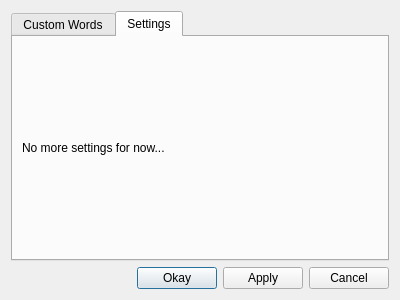
<?xml version="1.0" encoding="UTF-8"?>
<ui version="4.0">
 <class>settingsDialog</class>
 <widget class="QDialog" name="settingsDialog">
  <property name="geometry">
   <rect>
    <x>0</x>
    <y>0</y>
    <width>400</width>
    <height>300</height>
   </rect>
  </property>
  <property name="windowTitle">
   <string>Settings</string>
  </property>
  <layout class="QVBoxLayout" name="verticalLayout_2">
   <item>
    <widget class="QTabWidget" name="tabWidget">
     <property name="currentIndex">
      <number>1</number>
     </property>
     <widget class="QWidget" name="customWordlistTab">
      <attribute name="title">
       <string>Custom Words</string>
      </attribute>
      <layout class="QGridLayout" name="gridLayout">
       <item row="1" column="0">
        <widget class="QTextEdit" name="customWordsTextEdit">
         <property name="undoRedoEnabled">
          <bool>false</bool>
         </property>
         <property name="lineWrapMode">
          <enum>QTextEdit::NoWrap</enum>
         </property>
         <property name="acceptRichText">
          <bool>false</bool>
         </property>
        </widget>
       </item>
       <item row="0" column="0">
        <widget class="QLabel" name="label">
         <property name="text">
          <string>Please enter any custom words you would like to appear in the spell check, one per line.</string>
         </property>
         <property name="wordWrap">
          <bool>true</bool>
         </property>
         <property name="buddy">
          <cstring>customWordsTextEdit</cstring>
         </property>
        </widget>
       </item>
      </layout>
     </widget>
     <widget class="QWidget" name="settingsTab">
      <attribute name="title">
       <string>Settings</string>
      </attribute>
      <layout class="QGridLayout" name="gridLayout_2">
       <item row="0" column="0">
        <widget class="QLabel" name="label_2">
         <property name="text">
          <string>No more settings for now...</string>
         </property>
        </widget>
       </item>
      </layout>
     </widget>
    </widget>
   </item>
   <item>
    <layout class="QHBoxLayout" name="horizontalLayout_3">
     <item>
      <spacer name="horizontalSpacer">
       <property name="orientation">
        <enum>Qt::Horizontal</enum>
       </property>
       <property name="sizeHint" stdset="0">
        <size>
         <width>40</width>
         <height>20</height>
        </size>
       </property>
      </spacer>
     </item>
     <item>
      <widget class="QPushButton" name="okayButton">
       <property name="text">
        <string>Okay</string>
       </property>
      </widget>
     </item>
     <item>
      <widget class="QPushButton" name="applyButton">
       <property name="text">
        <string>Apply</string>
       </property>
      </widget>
     </item>
     <item>
      <widget class="QPushButton" name="cancelButton">
       <property name="text">
        <string>Cancel</string>
       </property>
      </widget>
     </item>
    </layout>
   </item>
  </layout>
 </widget>
 <resources/>
 <connections>
  <connection>
   <sender>cancelButton</sender>
   <signal>clicked()</signal>
   <receiver>settingsDialog</receiver>
   <slot>close()</slot>
   <hints>
    <hint type="sourcelabel">
     <x>351</x>
     <y>274</y>
    </hint>
    <hint type="destinationlabel">
     <x>199</x>
     <y>149</y>
    </hint>
   </hints>
  </connection>
 </connections>
</ui>
